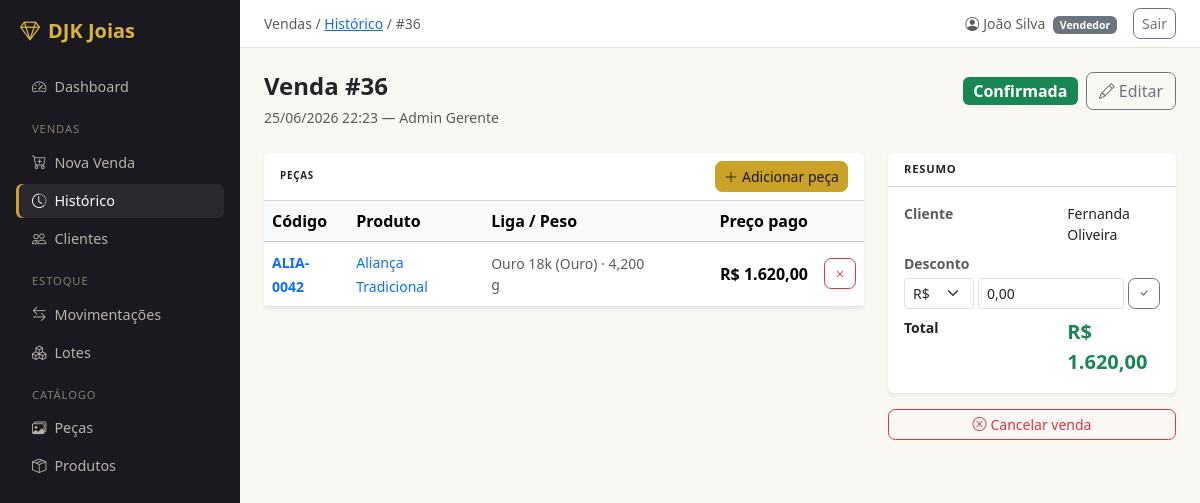
The app's page /vendas/36/ (signed in) with its own data.
### vendas/models.py (models this page shows, shortened)
class Venda(models.Model):
    class Status(models.TextChoices):
        ORCAMENTO  = 'ORC', 'Orçamento'
        RESERVADA  = 'RES', 'Reservada'
        CONFIRMADA = 'CON', 'Confirmada'
        CANCELADA  = 'CAN', 'Cancelada'
    cliente        = models.ForeignKey(Cliente, on_delete=models.PROTECT, related_name='vendas', db_index=True)
    vendedor       = models.ForeignKey(
        settings.AUTH_USER_MODEL,
        on_delete=models.PROTECT,
        related_name='vendas_realizadas',
        db_index=True,
    )
    status         = models.CharField(max_length=3, choices=Status.choices, default=Status.CONFIRMADA, db_index=True)
    data_venda     = models.DateTimeField(default=timezone.now, db_index=True)
    valor_total    = models.DecimalField(
        max_digits=14, decimal_places=2,
        default=Decimal('0.00'),
        validators=[MinValueValidator(Decimal('0.00'))],
    )
    desconto_total = models.DecimalField(
        max_digits=10, decimal_places=2,
        default=Decimal('0.00'),
        validators=[MinValueValidator(Decimal('0.00'))],
    )
    observacoes    = models.TextField(blank=True)
    criado_em      = models.DateTimeField(auto_now_add=True)
    class Meta:
        verbose_name        = 'Venda'
        verbose_name_plural = 'Vendas'
        ordering            = ['-data_venda']
        indexes = [
            models.Index(fields=['-data_venda', 'status'], name='idx_venda_data_status'),
        ]

class ItemVenda(models.Model):
    venda = models.ForeignKey(Venda, on_delete=models.CASCADE, related_name='itens', db_index=True)
    peca  = models.ForeignKey(
        'catalogo.Peca',
        on_delete=models.PROTECT,
        related_name='itens_vendidos',
        db_index=True,
        null=True,
    )
    preco_unitario_pago = models.DecimalField(
        max_digits=12, decimal_places=2,
        validators=[MinValueValidator(Decimal('0.01'))],
    )
    class Meta:
        verbose_name        = 'Item de Venda'
        verbose_name_plural = 'Itens de Venda'
        unique_together     = [('venda', 'peca')]
        ordering            = ['venda']
    @property
    def produto(self):
        return self.peca.produto

class Cliente(models.Model):
    nome       = models.CharField(max_length=150, db_index=True)
    telefone   = models.CharField(max_length=20, blank=True)
    observacao = models.TextField(blank=True)
    ativo      = models.BooleanField(default=True)
    criado_em  = models.DateTimeField(auto_now_add=True)
    class Meta:
        verbose_name        = 'Cliente'
        verbose_name_plural = 'Clientes'
        ordering            = ['nome']
    def __str__(self):
        return self.nome

### usuarios/models.py (models this page shows, shortened)
class Usuario(AbstractUser):
    class Perfil(models.TextChoices):
        GERENTE  = 'GER', 'Gerente'
        VENDEDOR = 'VEN', 'Vendedor'
    perfil    = models.CharField(max_length=3, choices=Perfil.choices, default=Perfil.VENDEDOR)
    telefone  = models.CharField(max_length=20, blank=True)
    criado_em = models.DateTimeField(auto_now_add=True)
    class Meta:
        verbose_name        = 'Usuário'
        verbose_name_plural = 'Usuários'
        ordering            = ['first_name', 'last_name']
    @property
    def is_gerente(self):
        return self.perfil == self.Perfil.GERENTE

### catalogo/models.py (models this page shows, shortened)
class Peca(models.Model):
    class Status(models.TextChoices):
        DISPONIVEL = 'DIS', 'Disponível'
        RESERVADA  = 'RES', 'Reservada'
        VENDIDA    = 'VEN', 'Vendida'
        RETIRADA   = 'RET', 'Retirada'   # saiu via movimentação, não venda
    produto           = models.ForeignKey(Produto, on_delete=models.PROTECT, related_name='pecas')
    codigo            = models.CharField(max_length=20, unique=True, blank=True, db_index=True)
    status            = models.CharField(max_length=3, choices=Status.choices, default=Status.DISPONIVEL, db_index=True)
    peso_gramas       = models.DecimalField(
        max_digits=8, decimal_places=3,
        validators=[MinValueValidator(Decimal('0.001'))],
        verbose_name='Peso (g)',
    )
    custo_mao_de_obra = models.DecimalField(
        max_digits=10, decimal_places=2,
        default=Decimal('0.00'),
        validators=[MinValueValidator(Decimal('0.00'))],
    )
    observacoes   = models.TextField(blank=True)
    criado_em     = models.DateTimeField(auto_now_add=True)
    atualizado_em = models.DateTimeField(auto_now=True)
    class Meta:
        verbose_name        = 'Peça'
        verbose_name_plural = 'Peças'
        ordering            = ['-criado_em']
    @property
    def preco_sugerido(self):
        if not self.produto.liga:
            return self.custo_mao_de_obra.quantize(Decimal('0.01'))
        preco_liga = self.produto.liga.preco_atual
        if not preco_liga:
            return Decimal('0.00')
        return (self.peso_gramas * preco_liga.preco_por_grama + self.custo_mao_de_obra).quantize(Decimal('0.01'))
    @property
    def foto_principal(self):
        return self.fotos.filter(principal=True).first() or self.fotos.first()

class Produto(models.Model):
    nome      = models.CharField(max_length=150, db_index=True)
    descricao = models.TextField(blank=True)
    tipo      = models.ForeignKey(TipoProduto, on_delete=models.PROTECT, null=True, blank=True, related_name='produtos')
    liga      = models.ForeignKey(Liga, on_delete=models.PROTECT, null=True, blank=True, related_name='produtos')
    criado_em     = models.DateTimeField(auto_now_add=True)
    atualizado_em = models.DateTimeField(auto_now=True)
    class Meta:
        verbose_name        = 'Produto'
        verbose_name_plural = 'Produtos'
        ordering            = ['nome']

class Liga(models.Model):
    nome   = models.CharField(max_length=50, unique=True)
    metal  = models.ForeignKey(Metal, on_delete=models.PROTECT, related_name='ligas')
    pureza = models.DecimalField(
        max_digits=6, decimal_places=5,
        validators=[MinValueValidator(Decimal('0.00001')), MaxValueValidator(Decimal('1.0'))],
        help_text='Fração pura do metal. Ex: 0.75000 para Ouro 18k',
    )
    class Meta:
        verbose_name        = 'Liga'
        verbose_name_plural = 'Ligas'
        ordering            = ['metal', 'nome']
    def __str__(self):
        return f'{self.nome} ({self.metal})'
    @property
    def preco_atual(self):
        return self.precos.order_by('-vigente_desde').first()

class Metal(models.Model):
    nome    = models.CharField(max_length=50, unique=True)
    simbolo = models.CharField(max_length=10, unique=True, help_text='Símbolo da API. Ex: XAU, XAG')
    class Meta:
        verbose_name        = 'Metal'
        verbose_name_plural = 'Metais'
        ordering            = ['nome']
    def __str__(self):
        return self.nome

### vendas/views.py (the view)
# urls.py: path('<int:pk>/',                          views.VendaDetailView.as_view(), name='venda_detail'),
class VendaDetailView(LoginRequiredMixin, DetailView):
    model               = Venda
    template_name       = 'vendas/venda_detail.html'
    context_object_name = 'venda'
    def get_object(self, queryset=None):
        qs = (
            Venda.objects
            .select_related('cliente', 'vendedor')
            .prefetch_related('itens__peca__produto__liga', 'itens__peca__fotos')
        )
        return get_object_or_404(qs, pk=self.kwargs['pk'])
    def get_context_data(self, **kwargs):
        ctx = super().get_context_data(**kwargs)
        venda = self.object
        ja_na_venda = list(venda.itens.values_list('peca_id', flat=True))
        ctx['pecas_json']    = _pecas_disponiveis_json(excluir_ids=ja_na_venda)
        ctx['tipos_produto'] = TipoProduto.objects.order_by('nome')
        ctx['desconto_form'] = DescontoForm(initial={'tipo': 'valor', 'valor': venda.desconto_total})
        return ctx

### templates/vendas/venda_detail.html (shortened to what this page needs)
{% extends 'base.html' %}
{% block breadcrumb %}Vendas / <a href="{% url 'vendas:venda_list' %}">Histórico</a> / #{{ venda.pk }}{% endblock %}
{% block content %}
<div class="d-flex align-items-start justify-content-between mb-4">
  <div>
    <h4 class="fw-semibold mb-1">Venda #{{ venda.pk }}</h4>
    <span class="text-muted small">{{ venda.data_venda|date:"d/m/Y H:i" }} — {{ venda.vendedor.get_full_name|default:venda.vendedor.username }}</span>
  </div>
  <div class="d-flex gap-2 align-items-center">
    {% if venda.status == 'CON' %}<span class="badge bg-success fs-6">Confirmada</span>
    {% elif venda.status == 'ORC' %}<span class="badge bg-secondary fs-6">Orçamento</span>
    {% elif venda.status == 'RES' %}<span class="badge bg-info text-dark fs-6">Reservada</span>
    {% elif venda.status == 'CAN' %}<span class="badge bg-danger fs-6">Cancelada</span>
    {% endif %}
    <a href="{% url 'vendas:venda_update' venda.pk %}" class="btn btn-outline-secondary">
      <i class="bi bi-pencil me-1"></i>Editar
    </a>
  </div>
</div>
<div class="row g-4">
  <div class="col-md-8">
    <div class="card border-0 shadow-sm">
      <div class="card-header bg-transparent d-flex justify-content-between align-items-center">
        <span class="fw-semibold small">Peças</span>
        {% if venda.status != 'CAN' %}
        <button type="button" class="btn btn-sm btn-warning" data-bs-toggle="modal" data-bs-target="#modalPicker">
          <i class="bi bi-plus-lg me-1"></i>Adicionar peça
        </button>
        {% endif %}
      </div>
      <table class="table table-hover align-middle mb-0">
        <thead class="table-light">
          <tr>
            <th>Código</th>
            <th>Produto</th>
            <th>Liga / Peso</th>
            <th class="text-end" style="width:160px">Preço pago</th>
            <th></th>
          </tr>
        </thead>
        <tbody>
          {% for item in venda.itens.all %}
          <tr>
            <td>
              <a href="{% url 'catalogo:peca_detail' item.peca.pk %}" class="text-decoration-none fw-semibold small">
                {{ item.peca.codigo }}
              </a>
            </td>
            <td>
              <a href="{% url 'catalogo:produto_detail' item.produto.pk %}" class="text-decoration-none small">
                {{ item.produto.nome }}
              </a>
            </td>
            <td class="small text-muted">
              {{ item.produto.liga|default:"—" }}
              {% if item.peca.peso_gramas %}· {{ item.peca.peso_gramas }} g{% endif %}
            </td>
            <td class="text-end fw-semibold">R$ {{ item.preco_unitario_pago|floatformat:"2g" }}</td>
            <td class="text-end">
              {% if venda.status != 'CAN' %}
              <form method="post" action="{% url 'vendas:item_remover' venda.pk item.pk %}" class="d-inline">
                <button type="submit" class="btn btn-sm btn-outline-danger"
                  onclick="return confirm('Remover peça {{ item.peca.codigo }} e devolver ao estoque?')">
                  <i class="bi bi-x"></i>
                </button>
              </form>
              {% endif %}
            </td>
          </tr>
          {% empty %}
          <tr>
            <td colspan="5" class="text-center text-muted py-3 small">Nenhuma peça adicionada ainda.</td>
          </tr>
          {% endfor %}
        </tbody>
      </table>
    </div>
  </div>
  <div class="col-md-4">
    <div class="card border-0 shadow-sm">
      <div class="card-header bg-transparent fw-semibold small">Resumo</div>
      <div class="card-body">
        <dl class="row small mb-0">
          <dt class="col-7 text-muted">Cliente</dt>
          <dd class="col-5">{{ venda.cliente }}</dd>
          <dt class="col-12 text-muted mb-1">Desconto</dt>
          <dd class="col-12">
            {% if venda.status != 'CAN' %}
            <form method="post" action="{% url 'vendas:venda_desconto_atualizar' venda.pk %}" class="d-flex gap-1">
              {{ desconto_form.tipo }}
              {{ desconto_form.valor }}
              <button type="submit" class="btn btn-sm btn-outline-secondary flex-shrink-0"><i class="bi bi-check"></i></button>
            </form>
            {% else %}
            R$ {{ venda.desconto_total|floatformat:"2g" }}
            {% endif %}
          </dd>
          <dt class="col-7 fw-semibold">Total</dt>
          <dd class="col-5 fw-bold fs-5 text-success mb-0">R$ {{ venda.valor_total|floatformat:"2g" }}</dd>
        </dl>
      </div>
    </div>
    {% if venda.status != 'CAN' %}
    <div class="mt-3">
      <form method="post" action="{% url 'vendas:venda_cancelar' venda.pk %}"
            onsubmit="return confirm('Cancelar venda #{{ venda.pk }}? Todas as peças voltarão ao estoque.')">
        <button type="submit" class="btn btn-outline-danger btn-sm w-100">
          <i class="bi bi-x-circle me-1"></i>Cancelar venda
        </button>
      </form>
    </div>
    {% endif %}
  </div>
</div>
{% endblock %}

### templates/base.html (shortened to what this page needs)
<!DOCTYPE html>
<html lang="pt-br">
<head>
  <link href="https://cdn.jsdelivr.net/npm/bootstrap@5.3.3/dist/css/bootstrap.min.css" rel="stylesheet">
  <link href="https://cdn.jsdelivr.net/npm/bootstrap-icons@1.11.3/font/bootstrap-icons.min.css" rel="stylesheet">
</head>
<body>
<div class="d-flex">
  <nav id="sidebar" class="p-3">
    <div class="text-white fw-bold fs-5 mb-4 px-1">
      <i class="bi bi-gem me-2"></i>DJK Joias
    </div>
    <ul class="nav flex-column gap-1">
      <li><a href="{% url 'dashboard:index' %}" class="nav-link {% if request.resolver_match.app_name == 'dashboard' %}active{% endif %}">
        <i class="bi bi-speedometer2 me-2"></i>Dashboard
      </a></li>
      <li class="sidebar-section">Vendas</li>
      <li><a href="{% url 'vendas:venda_create' %}" class="nav-link {% if request.resolver_match.url_name == 'venda_create' %}active{% endif %}">
        <i class="bi bi-cart-plus me-2"></i>Nova Venda
      </a></li>
      <li><a href="{% url 'vendas:venda_list' %}" class="nav-link {% if request.resolver_match.url_name == 'venda_list' or request.resolver_match.url_name == 'venda_detail' %}active{% endif %}">
        <i class="bi bi-clock-history me-2"></i>Histórico
      </a></li>
      <li><a href="{% url 'vendas:cliente_list' %}" class="nav-link {% if request.resolver_match.url_name|slice:':7' == 'cliente' %}active{% endif %}">
        <i class="bi bi-people me-2"></i>Clientes
      </a></li>
      <li class="sidebar-section">Estoque</li>
      <li><a href="{% url 'estoque:movimentacao_list' %}" class="nav-link {% if request.resolver_match.url_name == 'movimentacao_list' or request.resolver_match.url_name == 'movimentacao_create' %}active{% endif %}">
        <i class="bi bi-arrow-left-right me-2"></i>Movimentações
      </a></li>
      <li><a href="{% url 'estoque:lote_list' %}" class="nav-link {% if request.resolver_match.url_name|slice:':4' == 'lote' %}active{% endif %}">
        <i class="bi bi-boxes me-2"></i>Lotes
      </a></li>
      <li class="sidebar-section">Catálogo</li>
      <li><a href="{% url 'catalogo:peca_list' %}" class="nav-link {% if request.resolver_match.url_name|slice:':4' == 'peca' %}active{% endif %}">
        <i class="bi bi-images me-2"></i>Peças
      </a></li>
      <li><a href="{% url 'catalogo:produto_list' %}" class="nav-link {% if request.resolver_match.url_name|slice:':7' == 'produto' %}active{% endif %}">
        <i class="bi bi-box-seam me-2"></i>Produtos
      </a></li>
    </ul>
  </nav>
  <div id="main" class="d-flex flex-column">
    <div class="topbar px-4 py-2 d-flex align-items-center justify-content-between">
      <span class="text-muted small">{% block breadcrumb %}{% endblock %}</span>
      <div class="d-flex align-items-center gap-3">
        <span class="small text-muted">
          <i class="bi bi-person-circle me-1"></i>{{ user.get_full_name|default:user.username }}
          <span class="badge bg-secondary ms-1">{{ user.get_perfil_display }}</span>
        </span>
        <form method="post" action="{% url 'logout' %}" class="m-0">
          <button type="submit" class="btn btn-sm btn-outline-secondary">Sair</button>
        </form>
      </div>
    </div>
    <main class="p-4 flex-grow-1">
      {% block content %}{% endblock %}
    </main>
  </div>
</div>
{% load static %}
</body>
</html>

### records on screen
Venda: pk "36", data_venda "25/06/2026 22:23", vendedor.get_full_name "Admin Gerente", cliente "Fernanda Oliveira", valor_total "1.620,00"
Usuario: get_full_name "João Silva", perfil "Vendedor"
ItemVenda: peca.codigo "ALIA-0042", produto.nome "Aliança Tradicional", produto.liga "Ouro 18k (Ouro)", peca.peso_gramas "4,200", preco_unitario_pago "1.620,00"
